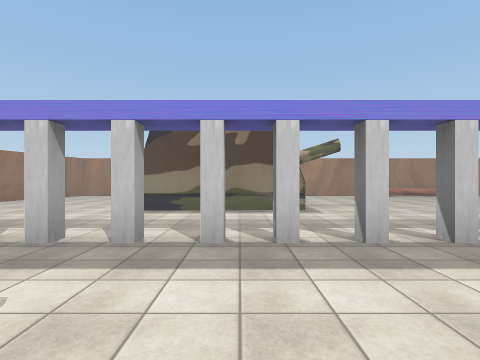
View 1 (above)

18 first-person views from a walk through a 3-D level made in the Unity game engine. The camera is 1.4 m above the floor, looks level and sees 80° across. The floor is counted in squares, 2 m on a side. Each view is taken from the middle of a square. On the plan, view 1 faces up. The plan holds only what a view shows up to about 10 squares ahead; the rest is blank. The place goes on beyond the plan. The player is left out. Some surface patterns are stand-ins.

View 2
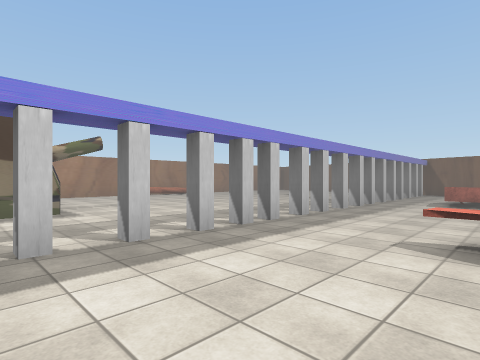

View 3
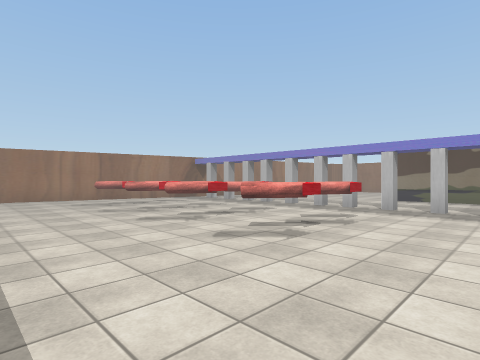

View 4
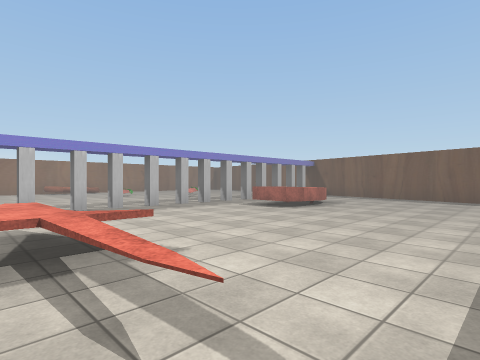

View 5
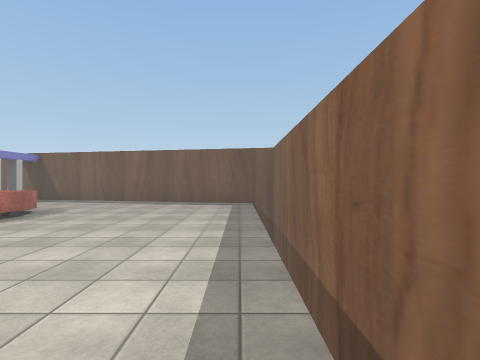

View 6
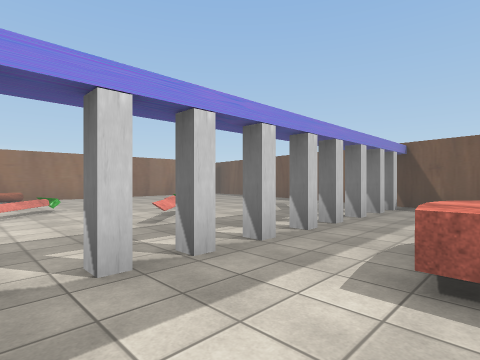

View 7
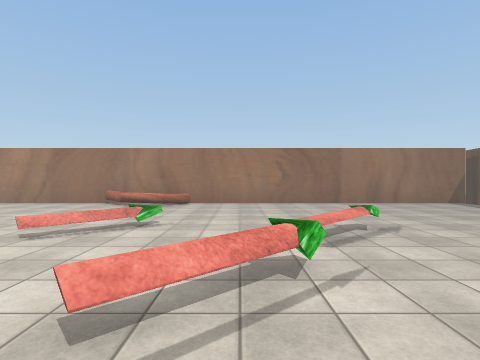

View 8
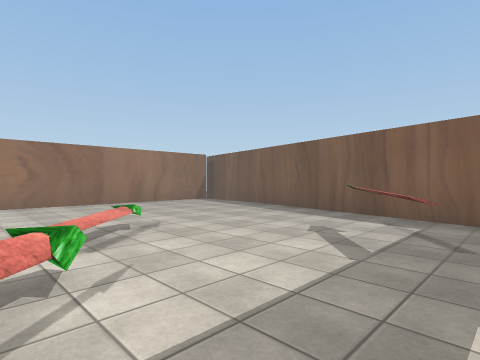

View 9
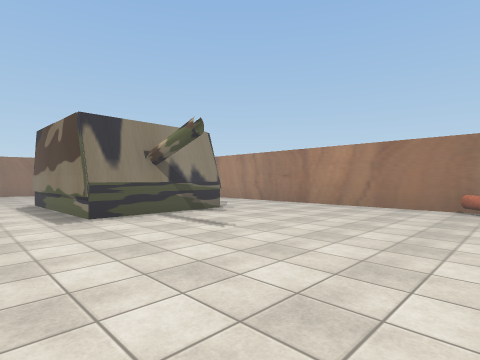

View 10
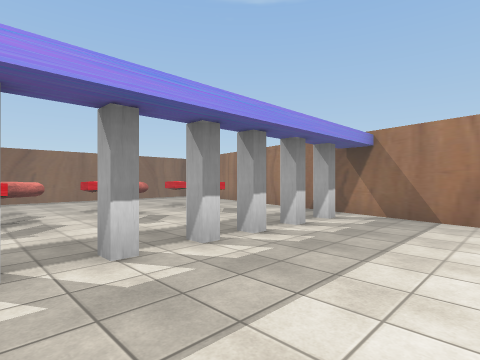

View 11
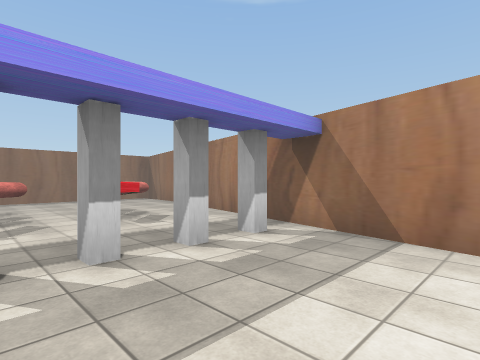

View 12
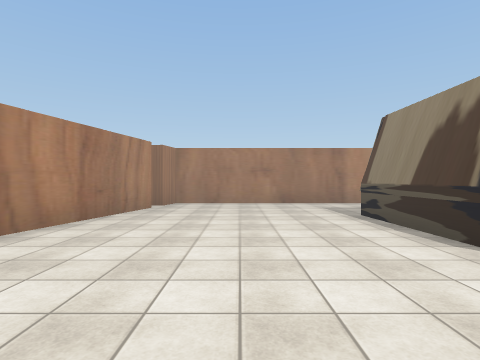

View 13
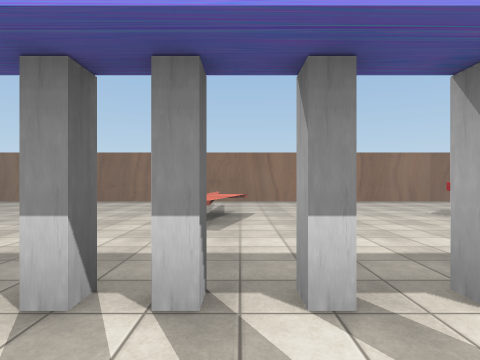

View 14
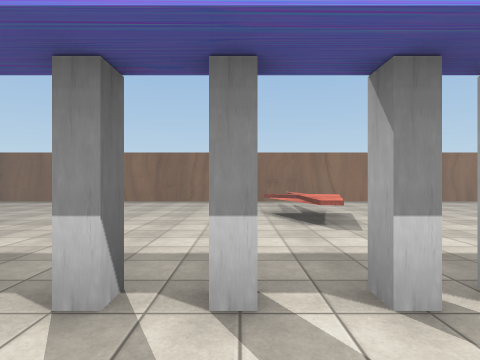

View 15
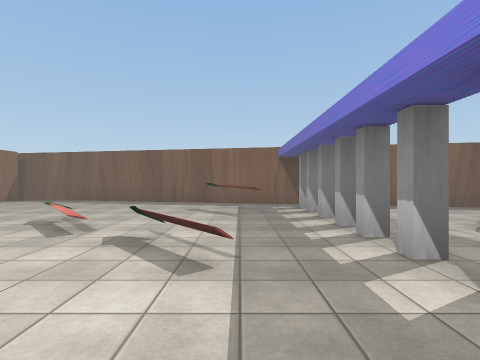

View 16
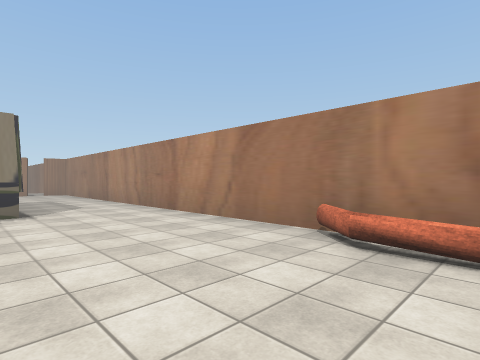

View 17
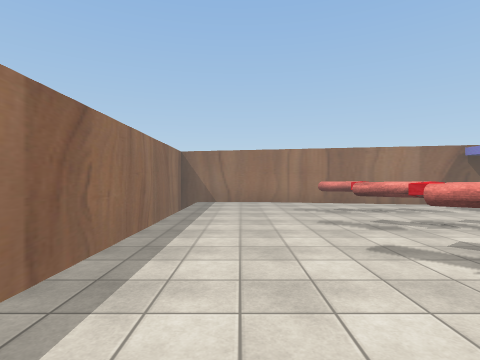

View 18
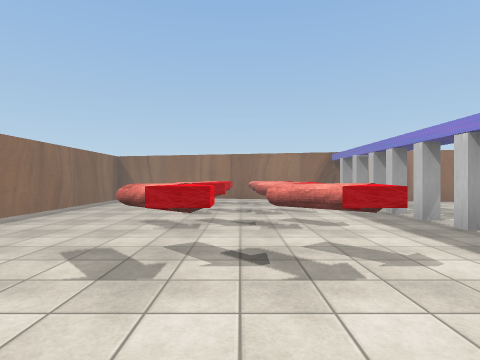

### Floor plan
Points are (right, up) in squares from view 1. A wall is a line through its corners. A room is listed if a view was taken in it or the views show most of it. See-through windows are left out.
Room 1 (views 1, 2, 3, 4, 5, 6, 7, 8, 9, 10, 11, 12, 13, 14, 15, 16, 17, 18)
walls: (5.6, 3.5) (6.1, 3.5); (1.4, 10) (1.5, 6.6) (-2.5, 6.5); (-2.5, 6.9) (-2.6, 9.8); (0.5, -5) (4.4, -5); (6, -5) (13.5, -5) (17.4, 13.4); (-7.2, 11.3) (-10.7, -5) (-1, -5); (16.9, 12.6) (-6.9, 12.6) (-7.1, 11.8) (-7.5, 11.9)
low walls: (3.8, 0.7) (3.8, -0.9) (4.5, -1.2) (3.8, -1.2); (3.4, 0.1) (3.4, 0.9); (2.8, -1.3) (3.2, -1); (3.6, -2.9) (3.5, -1.1); (3.7, -3.3) (3.6, -2.8)
ways out: gap at (10.5, 3)
objects: other object (-8, -1) to (-7, 0); other object (-8, 1) to (-7, 1); other object (-6, -1) to (-5, 0); other object (-5, 1); other object (-4, -1) to (-3, 0); other object (-4, 0) to (-3, 1); other object (-2, -1) to (-1, 0); other object (-2, 0) to (-1, 1); other object (7, 12) to (8, 12); other object (8, 8); other object (9, 0) to (11, 1); other object (9, 5); other object (12, 8); other object (13, 5) to (14, 6)

Positions as (right, up) in squares from view 1, and headings:
1: (0, 0), facing up
2: (0, 0), facing up-right
3: (1, -4), facing up-left
4: (3, -4), facing up-right
5: (5, -4), facing right
6: (7, 1), facing up-right
7: (10, 4), facing up
8: (10, 4), facing up-right
9: (7, 5), facing up-left
10: (-3, 6), facing down-left
11: (-5, 6), facing down-left
12: (-5, 4), facing up
13: (3, 5), facing down
14: (5, 5), facing down
15: (7, 5), facing right
16: (8, 9), facing up-left
17: (-1, -3), facing left
18: (1, 0), facing left
